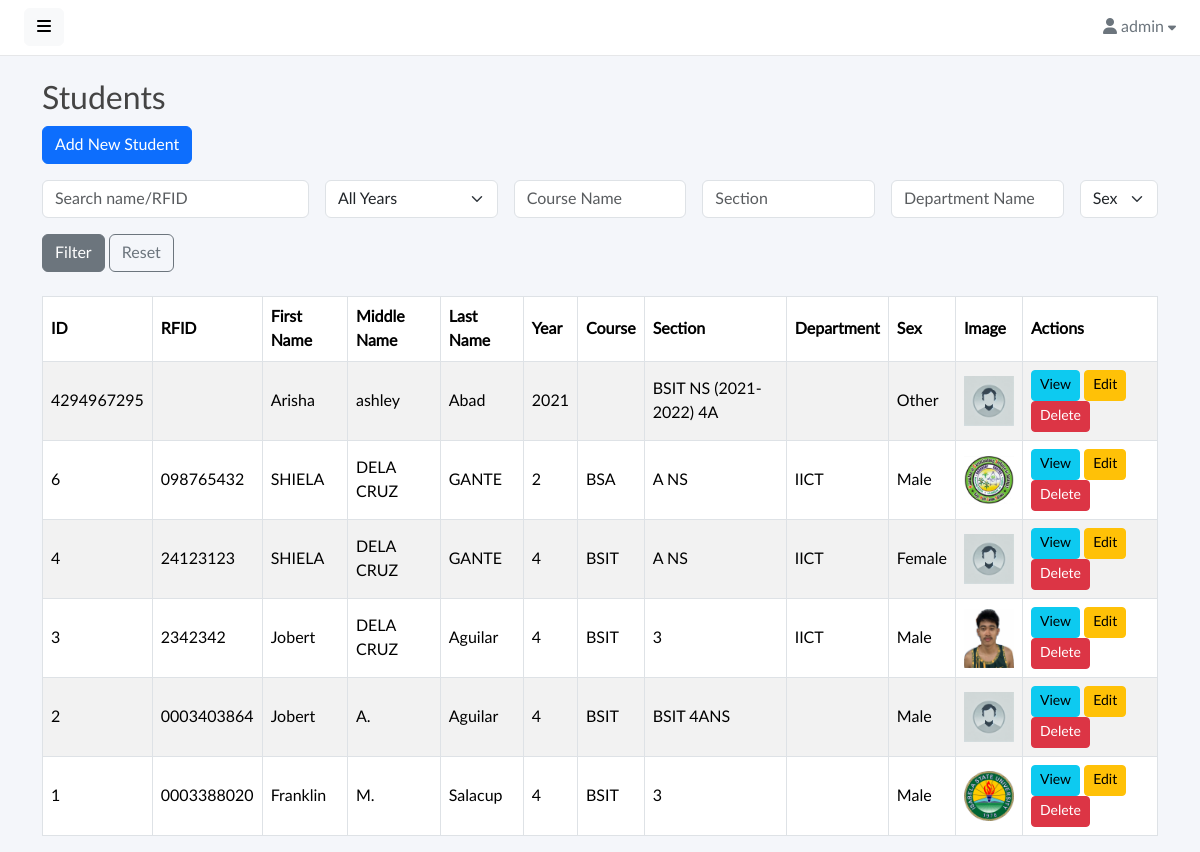
The app's page /students (signed in) with its own data.
### tables this page shows
CREATE TABLE `students` (
  `id` int(10) UNSIGNED NOT NULL,
  `firstname` varchar(100) NOT NULL,
  `middlename` varchar(100) NOT NULL,
  `lastname` varchar(100) NOT NULL,
  `year` int(4) NOT NULL,
  `course_id` int(10) UNSIGNED NOT NULL,
  `section` varchar(50) NOT NULL,
  `department_id` int(10) UNSIGNED NOT NULL,
  `rfid` varchar(50) NOT NULL,
  `image` varchar(255) DEFAULT NULL,
  `sex` enum('Male','Female','Other') NOT NULL,
  `created_at` timestamp NOT NULL DEFAULT current_timestamp(),
  `updated_at` timestamp NOT NULL DEFAULT current_timestamp() ON UPDATE current_timestamp()
);

CREATE TABLE `courses` (
  `id` int(10) UNSIGNED NOT NULL,
  `name` varchar(100) NOT NULL,
  `created_at` timestamp NOT NULL DEFAULT current_timestamp(),
  `updated_at` timestamp NOT NULL DEFAULT current_timestamp() ON UPDATE current_timestamp()
);

CREATE TABLE `departments` (
  `id` int(10) UNSIGNED NOT NULL,
  `name` varchar(100) NOT NULL,
  `created_at` timestamp NOT NULL DEFAULT current_timestamp(),
  `updated_at` timestamp NOT NULL DEFAULT current_timestamp() ON UPDATE current_timestamp()
);

### index.php (called while the page is built, shortened)
<?php
require "Database.php";
require "router.php";

### config.php (called while the page is built)
<?php
return [
    'database' => [
        'host' => 'localhost',
        'port' => 3306,
        'dbname' => 'library_db',
        'charset' => 'utf8mb4',
    ],
];

### Database.php (called while the page is built, shortened)
<?php
class Database
{
    private $connection;
    public function __construct($config, $username = 'root', $password = '')
    {
        $dsn = sprintf(
            'mysql:host=%s;port=%d;dbname=%s;charset=%s',
            $config['host'] ?? 'localhost',
            $config['port'] ?? 3306,
            $config['dbname'] ?? '',
            $config['charset'] ?? 'utf8mb4'
        );
        try {
            $this->connection = new PDO($dsn, $username, $password, [
                PDO::ATTR_DEFAULT_FETCH_MODE => PDO::FETCH_ASSOC,
                PDO::ATTR_ERRMODE => PDO::ERRMODE_EXCEPTION,
            ]);
        } catch (PDOException $e) {
            throw new Exception('Database connection error: ' . $e->getMessage());
        }
    }
    public function query($query, $params = [])
    {
        $statement = $this->connection->prepare($query);
        $statement->execute($params);
        return $statement;
    }
}

### core/Student.php (called while the page is built, shortened)
<?php
class Student
{
    private $db;
    public function __construct(\Database $db)
    {
        $this->db = $db;
    }
    public function getAll(array $filters = [], string $search = '')
    {
        $sql = "SELECT s.*,
                       c.name AS course_name,
                       d.name AS department_name
                  FROM students s
             LEFT JOIN courses c ON s.course_id = c.id
             LEFT JOIN departments d ON s.department_id = d.id
                 WHERE 1=1";
        $params = [];
        $sql .= " ORDER BY s.id DESC";
        $stmt = $this->db->query($sql, $params);
        return $stmt->fetchAll();
    }
}

### views/students/index.view.php (the view, shortened to what this page needs)
<div class="container mt-4">
    <h2>Students</h2>
    <a href="<?= BASE_PATH ?>/students?action=create" class="btn btn-primary mb-3">Add New Student</a>
    <form method="GET" action="<?= BASE_PATH ?>/students" class="mb-4">
        <div class="row g-3">
            <div class="col-md-3">
                <input type="text" name="search" class="form-control" placeholder="Search name/RFID"
                       value="<?= htmlspecialchars($search) ?>">
            </div>
            <div class="col-md-2">
                <select name="year" class="form-select">
                    <option value="">All Years</option>
                </select>
            </div>
            <div class="col-md-2">
                <input type="text" name="course" class="form-control" placeholder="Course Name"
                       value="<?= htmlspecialchars($filters['course'] ?? '') ?>">
            </div>
            <div class="col-md-2">
                <input type="text" name="section" class="form-control" placeholder="Section"
                       value="<?= htmlspecialchars($filters['section'] ?? '') ?>">
            </div>
            <div class="col-md-2">
                <input type="text" name="department" class="form-control" placeholder="Department Name"
                       value="<?= htmlspecialchars($filters['department'] ?? '') ?>">
            </div>
            <div class="col-md-1">
                <select name="sex" class="form-select">
                    <option value="">Sex</option>
                </select>
            </div>
            <div class="col-md-12">
                <button type="submit" class="btn btn-secondary">Filter</button>
                <a href="<?= BASE_PATH ?>/students" class="btn btn-outline-secondary">Reset</a>
            </div>
        </div>
    </form>
    <table class="table table-bordered table-striped">
        <thead>
            <tr>
                <th>ID</th>
                <th>RFID</th>
                <th>First Name</th>
                <th>Middle Name</th>
                <th>Last Name</th>
                <th>Year</th>
                <th>Course</th>
                <th>Section</th>
                <th>Department</th>
                <th>Sex</th>
                <th>Image</th>
                <th>Actions</th>
            </tr>
        </thead>
        <tbody>
            <?php if (!empty($students)): ?>
                <?php foreach ($students as $s): ?>
                    <tr>
                        <td><?= htmlspecialchars($s['id']) ?></td>
                        <td><?= htmlspecialchars($s['rfid']) ?></td>
                        <td><?= htmlspecialchars($s['firstname']) ?></td>
                        <td><?= htmlspecialchars($s['middlename']) ?></td>
                        <td><?= htmlspecialchars($s['lastname']) ?></td>
                        <td><?= htmlspecialchars($s['year']) ?></td>
                        <td><?= htmlspecialchars($s['course_name'] ?? '') ?></td>
                        <td><?= htmlspecialchars($s['section']) ?></td>
                        <td><?= htmlspecialchars($s['department_name'] ?? '') ?></td>
                        <td><?= htmlspecialchars($s['sex']) ?></td>
                        <td>
                            <?php
                                $imgPath = $s['image'];
                                if (!$imgPath || !file_exists($imgPath)) {
                                    $imgPath = 'assets/img/default-avatar.png';
                                }
                            ?>
                            <img src="<?= BASE_PATH ?>/<?= htmlspecialchars($imgPath) ?>" alt="Image" width="50">
                        </td>
                        <td>
                            <a href="<?= BASE_PATH ?>/students?action=view&id=<?= $s['id'] ?>" class="btn btn-info btn-sm">View</a>
                            <a href="<?= BASE_PATH ?>/students?action=edit&id=<?= $s['id'] ?>" class="btn btn-warning btn-sm">Edit</a>
                            <a href="<?= BASE_PATH ?>/students?action=delete&id=<?= $s['id'] ?>" class="btn btn-danger btn-sm"
                               onclick="return confirm('Are you sure you want to delete this student?');">
                               Delete
                            </a>
                        </td>
                    </tr>
                <?php endforeach; ?>
            <?php else: ?>
                <tr>
                    <td colspan="12" class="text-center">No students found.</td>
                </tr>
            <?php endif; ?>
        </tbody>
    </table>
</div>

### assets/css/master.css (style rules this page uses)
body, h1, .h1, h2, .h2, h3, .h3, h4, .h4, h5, .h5, h6, .h6, p, a, td { -moz-osx-font-smoothing: grayscale; -webkit-font-smoothing: antialiased; }
body { width: 100%; height: 100%; background: #f4f6fa; font-family: "Lato", "Helvetica Neue", Arial, Helvetica, sans-serif; font-size: 1rem; color: #444; }
a, a:hover, a:focus { color: inherit; text-decoration: none; transition: all 0.3s; }
.table td, .table th { vertical-align: middle; }

### records on screen
students: id "4294967295", firstname "Arisha", middlename "ashley", lastname "Abad", year "2021", section "BSIT NS (2021-2022) 4A", sex "Other"
students: id "6", rfid "098765432", firstname "SHIELA", middlename "DELA CRUZ", lastname "GANTE", year "2", course.name "BSA", section "A NS", department.name "IICT", sex "Male", image (picture)
students: id "4", rfid "24123123", firstname "SHIELA", middlename "DELA CRUZ", lastname "GANTE", year "4", course.name "BSIT", section "A NS", department.name "IICT", sex "Female", image (placeholder picture)
students: id "3", rfid "2342342", firstname "Jobert", middlename "DELA CRUZ", lastname "Aguilar", year "4", course.name "BSIT", section "3", department.name "IICT", sex "Male", image (picture)
students: id "2", rfid "0003403864", firstname "Jobert", middlename "A.", lastname "Aguilar", year "4", course.name "BSIT", section "BSIT 4ANS", sex "Male"
students: id "1", rfid "0003388020", firstname "Franklin", middlename "M.", lastname "Salacup", year "4", course.name "BSIT", section "3", sex "Male", image (picture)

### other values on screen
$_SESSION['user_name'] "admin"
